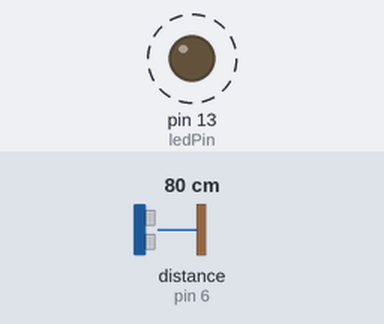
A sketch run on a simulated Arduino Uno, built with avr-gcc and run on an emulated ATmega328P. Shown: output pins drawn as LEDs (lit = HIGH). Wiring (inferred from the names in the program): ultrasonic range finder: trigger pin 5; echo pin 6. Dashed ring = blinking. The inputs (shaded band) are chosen by the test bench; at power-on: distance to the obstacle (sensor on pin 6) 80 cm. The echo pulse lasts 58.3 µs per cm; pins used as bus, display or sensor lines are not drawn.

Above: at 2.2 s.
2.3 s: distance to the obstacle (sensor on pin 6) set to 2 cm
At 3.06 s:
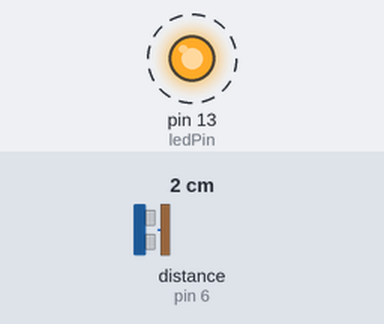
5.8 s: distance to the obstacle (sensor on pin 6) set to 9 cm
9.3 s: distance to the obstacle (sensor on pin 6) set to 12 cm
At 9.59 s:
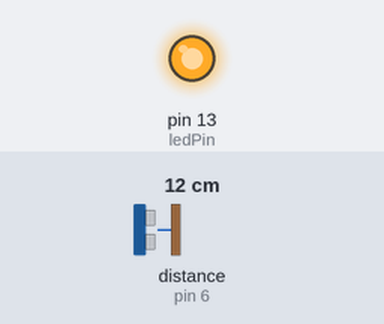
Timing chart, 0 to 18.8 s (numbered marks = the images above; inputs shaded):
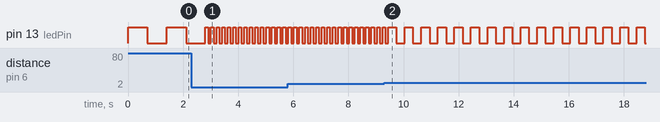

Measured:
- the behaviour switches between 10 and 11 cm on distance to the obstacle (sensor on pin 6) (found by bisection; images 1 and 2)
- after the input at 2.3 s, pin 13 (ledPin): alternates HIGH for 0.10 s and LOW for 0.10 s, starting after 0.61 s
- by itself, pin 13 (ledPin): alternates HIGH for 0.70 s and LOW for 0.71 s

The sketch:

Ultrasonic_LED_Blink.ino
```cpp
const int trigPin = 5;   // Ultrasonic trigger pin
const int echoPin = 6;   // Ultrasonic echo pin
const int ledPin = 13;   // LED pin

long duration;
int distance;

void setup() {
  pinMode(trigPin, OUTPUT);
  pinMode(echoPin, INPUT);
  pinMode(ledPin, OUTPUT);
}

void loop() {
  // Send pulse
  digitalWrite(trigPin, LOW);
  delayMicroseconds(2);
  digitalWrite(trigPin, HIGH);
  delayMicroseconds(10);
  digitalWrite(trigPin, LOW);

  // Read echo time and calculate distance (in cm)
  duration = pulseIn(echoPin, HIGH);
  distance = duration * 0.034 / 2;

  // Blink speed based on distance zone
  if (distance > 0 && distance < 10) {
    blinkLED(100);  // Very close = blink fast
  }
  else if (distance >= 10 && distance < 30) {
    blinkLED(300);  // Medium range = blink medium speed
  }
  else {
    blinkLED(700);  // Far = blink slow
  }
}

// Blinks the LED with delay time
void blinkLED(int delayTime) {
  digitalWrite(ledPin, HIGH);
  delay(delayTime);
  digitalWrite(ledPin, LOW);
  delay(delayTime);
}
```
